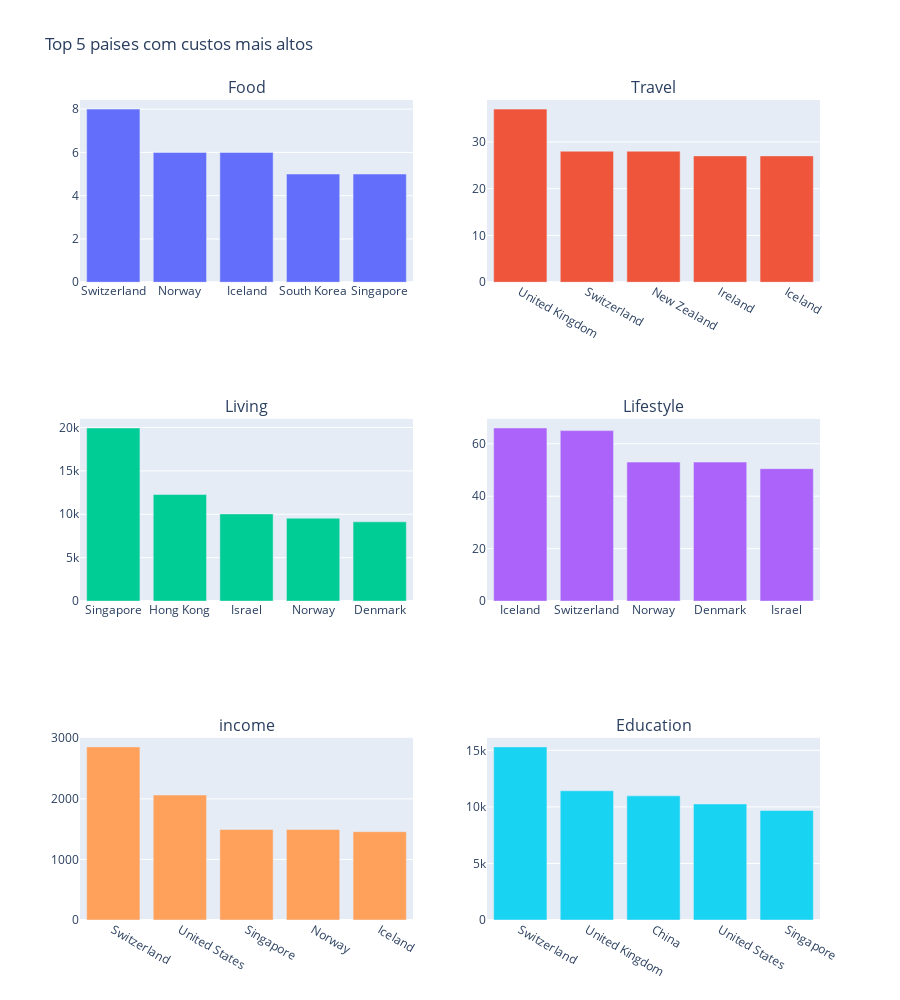

The notebook cell this image was saved under:
### Code cell
# Gráficos - Top 5 países com maiores custos médios por categoria

from plotly.subplots import make_subplots
fig = make_subplots(rows=3, cols=2, subplot_titles=['Food','Travel','Living','Lifestyle','income','Education'])
fig.update_layout(height=1000, showlegend=False, title='Top 5 paises com custos mais altos')

df1 = df[['Country','Food']].groupby('Country').agg('mean').sort_values(by='Food', ascending=False).reset_index().head(5)
fig.add_bar(x=df1['Country'].head(5), y=df1['Food'], row=1, col=1)
df3 = df[['Country','Travel']].groupby('Country').agg('mean').sort_values(by='Travel', ascending=False).reset_index().head(5)
fig.add_bar(x=df3['Country'].head(5), y=df3['Travel'],row=1, col=2)
df4 = df[['Country','Living']].groupby('Country').agg('mean').sort_values(by='Living', ascending=False).reset_index().head(5)
fig.add_bar(x=df4['Country'].head(5), y=df4['Living'],row=2, col=1)
df5 = df[['Country','Lifestyle']].groupby('Country').agg('mean').sort_values(by='Lifestyle', ascending=False).reset_index().head(5)
fig.add_bar(x=df5['Country'].head(5), y=df5['Lifestyle'],row=2, col=2)
df6 = df[['Country','Income']].groupby('Country').agg('mean').sort_values(by='Income', ascending=False).reset_index().head(5)
fig.add_bar(x=df6['Country'].head(5), y=df6['Income'],row=3, col=1)
df7 = df[['Country','Education']].groupby('Country').agg('mean').sort_values(by='Education', ascending=False).reset_index().head(5)
fig.add_bar(x=df7['Country'].head(5), y=df7['Education'],row=3, col=2)
pyo.iplot(fig)

### Figure 1 — Plotly figure (JSON) as saved in the notebook; plotly's stock layout.template omitted (floating-point values rounded to 4 significant figures)
{"data": [{"type": "bar", "x": ["Switzerland", "Norway", "Iceland", "South Korea", "Singapore"], "xaxis": "x", "y": [8, 6, 6, 5, 5], "yaxis": "y"}, {"type": "bar", "x": ["United Kingdom", "Switzerland", "New Zealand", "Ireland", "Iceland"], "xaxis": "x2", "y": [37, 28, 28, 27, 27], "yaxis": "y2"}, {"type": "bar", "x": ["Singapore", "Hong Kong", "Israel", "Norway", "Denmark"], "xaxis": "x3", "y": [19937, 12275, 10040.0, 9544, 9126], "yaxis": "y3"}, {"type": "bar", "x": ["Iceland", "Switzerland", "Norway", "Denmark", "Israel"], "xaxis": "x4", "y": [66, 65, 53, 53, 50.5], "yaxis": "y4"}, {"type": "bar", "x": ["Switzerland", "United States", "Singapore", "Norway", "Iceland"], "xaxis": "x5", "y": [2858, 2062.0, 1495, 1494, 1458], "yaxis": "y5"}, {"type": "bar", "x": ["Switzerland", "United Kingdom", "China", "United States", "Singapore"], "xaxis": "x6", "y": [15304, 11423, 10970.0, 10260.0, 9678], "yaxis": "y6"}], "layout": {"annotations": [{"font": {"size": 16}, "showarrow": false, "text": "Food", "x": 0.225, "xanchor": "center", "xref": "paper", "y": 1, "yanchor": "bottom", "yref": "paper"}, {"font": {"size": 16}, "showarrow": false, "text": "Travel", "x": 0.775, "xanchor": "center", "xref": "paper", "y": 1, "yanchor": "bottom", "yref": "paper"}, {"font": {"size": 16}, "showarrow": false, "text": "Living", "x": 0.225, "xanchor": "center", "xref": "paper", "y": 0.6111, "yanchor": "bottom", "yref": "paper"}, {"font": {"size": 16}, "showarrow": false, "text": "Lifestyle", "x": 0.775, "xanchor": "center", "xref": "paper", "y": 0.6111, "yanchor": "bottom", "yref": "paper"}, {"font": {"size": 16}, "showarrow": false, "text": "income", "x": 0.225, "xanchor": "center", "xref": "paper", "y": 0.2222, "yanchor": "bottom", "yref": "paper"}, {"font": {"size": 16}, "showarrow": false, "text": "Education", "x": 0.775, "xanchor": "center", "xref": "paper", "y": 0.2222, "yanchor": "bottom", "yref": "paper"}], "height": 1000, "showlegend": false, "title": {"text": "Top 5 paises com custos mais altos"}, "xaxis": {"anchor": "y", "domain": [0, 0.45]}, "xaxis2": {"anchor": "y2", "domain": [0.55, 1]}, "xaxis3": {"anchor": "y3", "domain": [0, 0.45]}, "xaxis4": {"anchor": "y4", "domain": [0.55, 1]}, "xaxis5": {"anchor": "y5", "domain": [0, 0.45]}, "xaxis6": {"anchor": "y6", "domain": [0.55, 1]}, "yaxis": {"anchor": "x", "domain": [0.7778, 1]}, "yaxis2": {"anchor": "x2", "domain": [0.7778, 1]}, "yaxis3": {"anchor": "x3", "domain": [0.3889, 0.6111]}, "yaxis4": {"anchor": "x4", "domain": [0.3889, 0.6111]}, "yaxis5": {"anchor": "x5", "domain": [0, 0.2222]}, "yaxis6": {"anchor": "x6", "domain": [0, 0.2222]}}}
